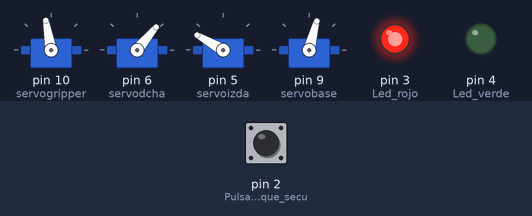
This sketch was run on a simulated Arduino Uno, built with avr-gcc and run on an emulated ATmega328P. Parts: 4 × servo, output pins drawn as LEDs (lit = HIGH). The inputs (shaded band) are chosen by the test bench; at power-on: pin 2 (Pulsador_de_arranque_secu) LOW.

Above: at 3.3 s.
3.4 s: pin 2 (Pulsador_de_arranque_secu) pulled HIGH for 0.15 s
At 3.55 s:
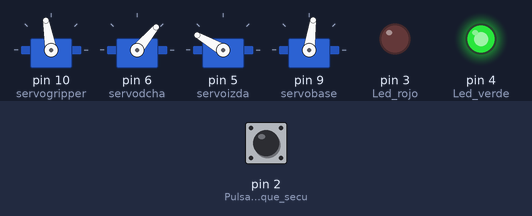
At 4.08 s:
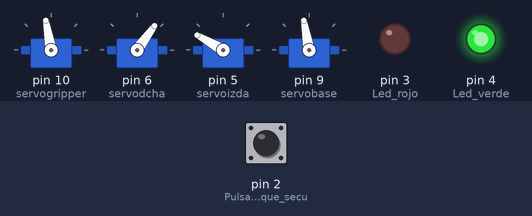
Timing chart, 0 to 21.4 s (numbered marks = the images above; inputs shaded):
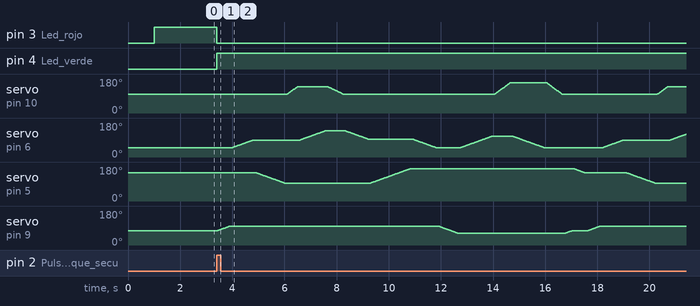

The sketch:

movimientos_en_camino2.ino
```cpp
// Sweep Programa secuencia de movimientos Brazo Robótico

#include <Servo.h>

Servo servobase;         // Crear un objeto con servo para controlar la base
Servo servogripper;      // Crear un objeto con servo para controlar la pinza
Servo servodcha;         // Crear un objeto con servo para controlar el brazo derecho
Servo servoizda;         // Crear un objeto con servo para controlar la brazo izquierdo

int pos = 0;        // variable to store the servo position
int retardo = 75;  // El tiempo que tarda entre movimiento
void setup() {

 // Pines de los leds y el pulsador
  pinMode(2,INPUT);        // Pulsador de arranque secuencia
  pinMode(3,OUTPUT);       // Led rojo
  pinMode(4,OUTPUT);       // Led verde

 // Secuencia inicial + indicar en que salidas va a estar los servos
  servogripper.attach(10);                 //servo SG90, 500, 2400
    servogripper.write(100);
  servodcha.attach(6);                     //servo MG90, 400, 2400
    servodcha.write(50);
    delay(500);
  servoizda.attach(5);                     //servo MG90, 400, 2400
   servoizda.write(150);
   delay(500);
  servobase.attach(9, 400, 2400);          //servo MG90, 400, 2400
    servobase.write(75);

  digitalWrite(3,HIGH);
  delay(1500);
  while (digitalRead(2)==0){}

}

void loop() {

  //Secuencia repetitiva de los movimientos
   digitalWrite(3,LOW);
   digitalWrite(4,HIGH);

  //1º Movimiento de la base hacia la izquierda
   for (pos = 75; pos <= 100; pos += 1) {              // Mover el servo de la base a la posición 90º
    servobase.write(pos);
    delay(20);
   }
   delay(retardo);

  //2º Movimiento: el servo de la derecha mueve brazo gordo a la posicion 90º
   for (pos = 50; pos <= 90; pos += 1){               // Mover el servo derecho a la posición 90º
    servodcha.write(pos);
    delay(20);
   }
   delay(retardo);

  //3º Movimiento : servo de la izquierda sube a 95º para bajar el brazo
   for (pos =150; pos >= 95; pos -= 1){             // Mover el servo izquierdo a la posición 90º
    servoizda.write(pos);
    delay(20);
   }
   delay(retardo);

  //4º Movimiento: el servo de la pinza se abre a 160º
   for( pos =100; pos <= 140; pos += 1){              // Mueve la pinza y la abre
    servogripper.write(pos);
    delay(10);
   }
   delay(retardo);

  //5º Movimiento: el servo derecho vuelve a bajar hasta los 139º
   for (pos = 90; pos <= 138; pos += 1){          // Mover el servo derecho a la posición 135º ,baja para recoger objeto
    servodcha.write(pos);
    delay(20);
   }
   delay(retardo);

  //6º Movimiento: el servo de la pinza se cierra a 100
   for (pos =140; pos >=100; pos -= 1){       // Mueve la pinza y la cierra
    servogripper.write(pos);
    delay(15);
   }
   delay(retardo);

  //7º Movimiento: el servo de la derecha sube hasta el ángulo 95
   for (pos =138; pos >=95 ; pos -= 1){       // Mover el servo derecho a la posición 65º
    servodcha.write(pos);
    delay(20);
   }
   delay(retardo);

  //8º Movimiento: el servo de la izquierda baja hasta la posición 150º
   for (pos =95; pos <=170; pos += 1){       // Mover el servo izquierdo a la posición 150º
    servoizda.write(pos);
    delay(20);
   }
   delay(retardo);

   //9º Movimiento: el servo de la derecha vuelve a desplazarse para atras hasta la posición 60º
   for (pos =95; pos >= 50; pos -=1){        // Mover el servo de la derecha a la psición 60º
    servodcha.write(pos);
    delay(20);
   }
   delay(retardo);

  //10º Movimiento: la base se desplaza hacia la derecha a otra posición
   for (pos =100; pos >=62; pos -= 1){       // Mover el servo de la base a la posición 40º
    servobase.write(pos);
    delay(20);
   }
   delay(retardo);

  //11º Movimiento: el servo derecho se desplaza hacia delante para soltar la bola en el agujero
   for (pos =50; pos <=110; pos +=1){
    servodcha.write(pos);
    delay(20);
   }
   delay(retardo);

  //12º Movimiento: la pinza se abre para dejar caer el objeto
   for( pos =100; pos <= 160; pos += 1){              // Mueve la pinza y la abre
    servogripper.write(pos);
    delay(10);
   }
   delay(retardo);

  //13º Movimiento: el servo de la derecha retorna para atras
   for (pos =110; pos >= 50; pos -=1){        // Mover el servo de la derecha a la psición 60º
    servodcha.write(pos);
    delay(20);
   }
   delay(retardo);

  //14º Movimiento: el servo de la pinza se cierra a 100
   for (pos =160; pos >=100; pos -= 1){       // Mueve la pinza y la cierra
    servogripper.write(pos);
    delay(10);
   }
   delay(retardo);

  //15º Movimiento: la base se desplaza hacia la izquierda a la posicion de inicio
   for (pos =61; pos <=75; pos += 1){       // Mover el servo de la base a la posición 40º
    servobase.write(pos);
    delay(20);
   }
   delay(retardo);

  //16º Movimiento : servo de la izquierda sube a 150º
   for (pos =170; pos >= 150; pos -= 1){             // Mover el servo izquierdo a la posición 90º
    servoizda.write(pos);
    delay(20);
   }
   delay(retardo);

}
```

Measured:
- after the input at 3.4 s, pin 3 (Led_rojo): HIGH → LOW at once; pin 4 (Led_verde): LOW → HIGH at once
